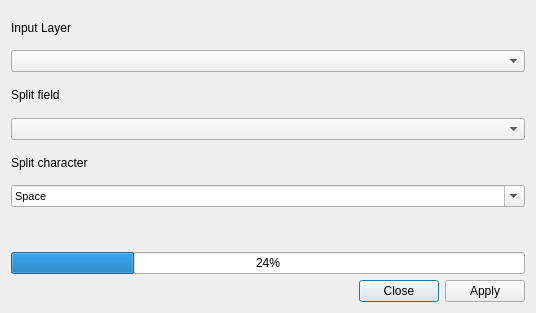
<?xml version="1.0" encoding="UTF-8"?>
<ui version="4.0">
 <class>hcmgis_split_field_form</class>
 <widget class="QDialog" name="hcmgis_split_field_form">
  <property name="windowModality">
   <enum>Qt::ApplicationModal</enum>
  </property>
  <property name="enabled">
   <bool>true</bool>
  </property>
  <property name="geometry">
   <rect>
    <x>0</x>
    <y>0</y>
    <width>536</width>
    <height>313</height>
   </rect>
  </property>
  <property name="mouseTracking">
   <bool>false</bool>
  </property>
  <property name="windowTitle">
   <string>Split Fields</string>
  </property>
  <layout class="QVBoxLayout" name="verticalLayout">
   <item>
    <widget class="QLabel" name="LblInput">
     <property name="text">
      <string>Input Layer</string>
     </property>
    </widget>
   </item>
   <item>
    <widget class="QgsMapLayerComboBox" name="CboInput">
     <property name="showCrs">
      <bool>true</bool>
     </property>
    </widget>
   </item>
   <item>
    <widget class="QLabel" name="LblOutput_2">
     <property name="text">
      <string>Split field</string>
     </property>
    </widget>
   </item>
   <item>
    <widget class="QgsFieldComboBox" name="CboField"/>
   </item>
   <item>
    <widget class="QLabel" name="LblChar">
     <property name="text">
      <string>Split character</string>
     </property>
    </widget>
   </item>
   <item>
    <widget class="QComboBox" name="CboChar">
     <property name="font">
      <font>
       <pointsize>8</pointsize>
      </font>
     </property>
     <property name="editable">
      <bool>true</bool>
     </property>
     <item>
      <property name="text">
       <string>Space</string>
      </property>
     </item>
     <item>
      <property name="text">
       <string>Tab</string>
      </property>
     </item>
     <item>
      <property name="text">
       <string>,</string>
      </property>
     </item>
     <item>
      <property name="text">
       <string>_</string>
      </property>
     </item>
     <item>
      <property name="text">
       <string>-</string>
      </property>
     </item>
     <item>
      <property name="text">
       <string>/</string>
      </property>
     </item>
     <item>
      <property name="text">
       <string>|</string>
      </property>
     </item>
     <item>
      <property name="text">
       <string>\</string>
      </property>
     </item>
     <item>
      <property name="text">
       <string>.</string>
      </property>
     </item>
     <item>
      <property name="text">
       <string>:</string>
      </property>
     </item>
     <item>
      <property name="text">
       <string>;</string>
      </property>
     </item>
     <item>
      <property name="text">
       <string>~</string>
      </property>
     </item>
     <item>
      <property name="text">
       <string>`</string>
      </property>
     </item>
     <item>
      <property name="text">
       <string>!</string>
      </property>
     </item>
     <item>
      <property name="text">
       <string>@</string>
      </property>
     </item>
     <item>
      <property name="text">
       <string>#</string>
      </property>
     </item>
     <item>
      <property name="text">
       <string>$</string>
      </property>
     </item>
     <item>
      <property name="text">
       <string>%</string>
      </property>
     </item>
     <item>
      <property name="text">
       <string>&amp;</string>
      </property>
     </item>
     <item>
      <property name="text">
       <string>*</string>
      </property>
     </item>
     <item>
      <property name="text">
       <string>(</string>
      </property>
     </item>
     <item>
      <property name="text">
       <string>)</string>
      </property>
     </item>
     <item>
      <property name="text">
       <string>{</string>
      </property>
     </item>
     <item>
      <property name="text">
       <string>}</string>
      </property>
     </item>
     <item>
      <property name="text">
       <string>[</string>
      </property>
     </item>
     <item>
      <property name="text">
       <string>]</string>
      </property>
     </item>
     <item>
      <property name="text">
       <string>'</string>
      </property>
     </item>
     <item>
      <property name="text">
       <string>&quot;</string>
      </property>
     </item>
     <item>
      <property name="text">
       <string>&lt;</string>
      </property>
     </item>
     <item>
      <property name="text">
       <string>&gt;</string>
      </property>
     </item>
    </widget>
   </item>
   <item>
    <widget class="QLabel" name="LblStatus">
     <property name="text">
      <string/>
     </property>
    </widget>
   </item>
   <item>
    <widget class="QProgressBar" name="status">
     <property name="value">
      <number>24</number>
     </property>
    </widget>
   </item>
   <item>
    <widget class="QDialogButtonBox" name="BtnApplyClose">
     <property name="standardButtons">
      <set>QDialogButtonBox::Apply|QDialogButtonBox::Close</set>
     </property>
    </widget>
   </item>
  </layout>
 </widget>
 <customwidgets>
  <customwidget>
   <class>QgsFieldComboBox</class>
   <extends>QComboBox</extends>
   <header>qgsfieldcombobox.h</header>
  </customwidget>
  <customwidget>
   <class>QgsMapLayerComboBox</class>
   <extends>QComboBox</extends>
   <header>qgsmaplayercombobox.h</header>
  </customwidget>
 </customwidgets>
 <resources/>
 <connections>
  <connection>
   <sender>BtnApplyClose</sender>
   <signal>accepted()</signal>
   <receiver>hcmgis_split_field_form</receiver>
   <slot>accept()</slot>
   <hints>
    <hint type="sourcelabel">
     <x>251</x>
     <y>272</y>
    </hint>
    <hint type="destinationlabel">
     <x>169</x>
     <y>143</y>
    </hint>
   </hints>
  </connection>
  <connection>
   <sender>BtnApplyClose</sender>
   <signal>rejected()</signal>
   <receiver>hcmgis_split_field_form</receiver>
   <slot>reject()</slot>
   <hints>
    <hint type="sourcelabel">
     <x>251</x>
     <y>272</y>
    </hint>
    <hint type="destinationlabel">
     <x>169</x>
     <y>143</y>
    </hint>
   </hints>
  </connection>
 </connections>
</ui>
